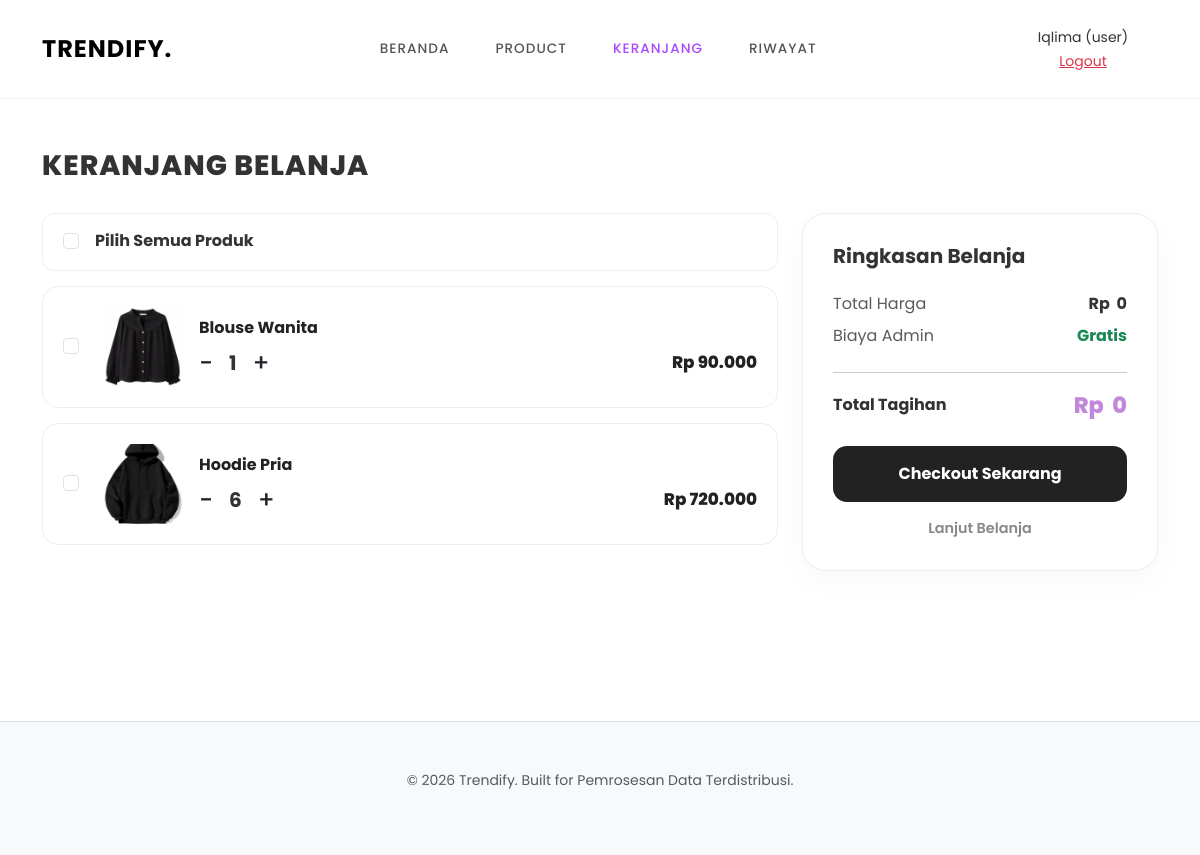
The app's page /?page=keranjang (signed in), older data.
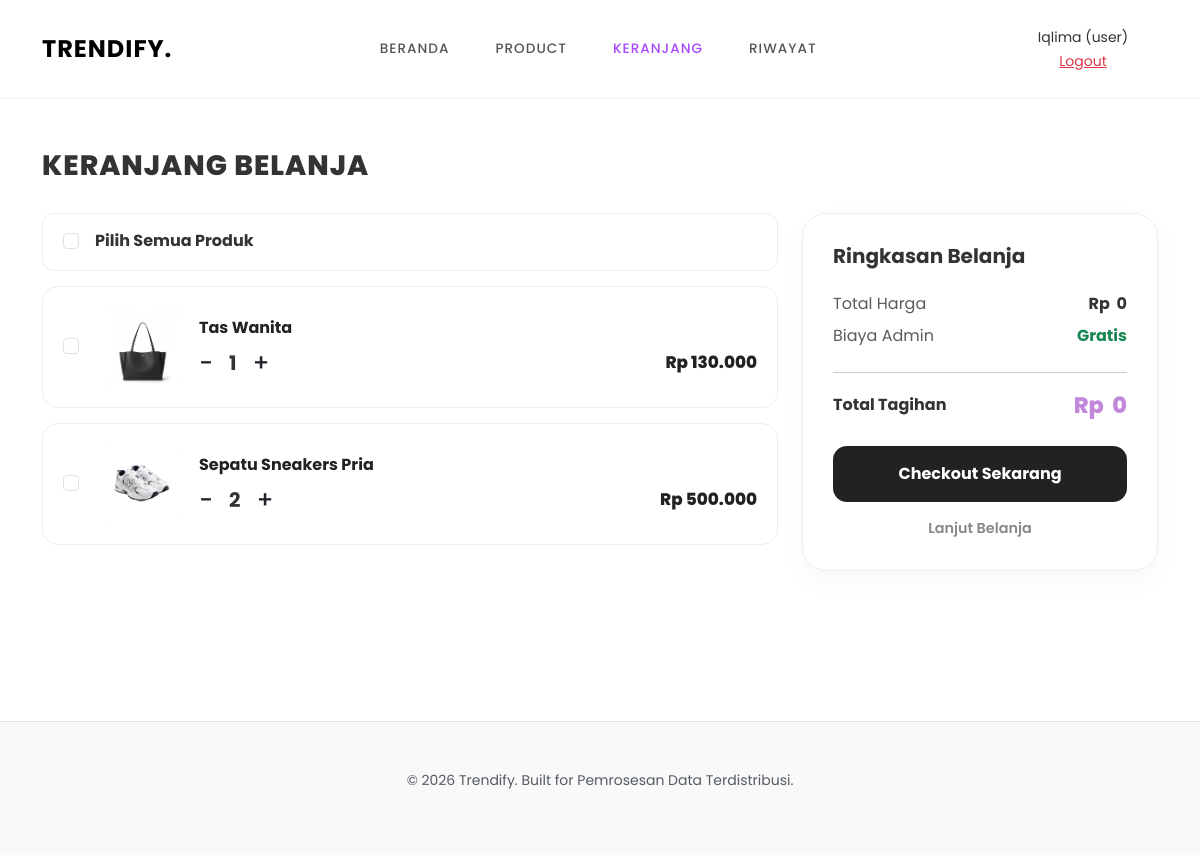
The same page, newer data.
### tables this page shows
CREATE TABLE `keranjang` (
  `id_keranjang` int NOT NULL,
  `id_user` int NOT NULL,
  `id_produk` int NOT NULL,
  `jumlah` int NOT NULL DEFAULT '1'
);

CREATE TABLE `produk` (
  `id_produk` int NOT NULL,
  `nama` varchar(100) DEFAULT NULL,
  `harga` int DEFAULT NULL,
  `gambar` varchar(255) DEFAULT NULL,
  `stok` int DEFAULT NULL,
  `id_kategori` int DEFAULT NULL
);

### controller/TransaksiController.php (called while the page is built, shortened)
<?php
include_once 'model/TransaksiModel.php';
class TransaksiController {
    private $model;
    public function __construct($pdo) {
        $this->model = new TransaksiModel($pdo);
    }
    public function tampilKeranjang() {
        $id_user = $_SESSION['user']['id'];
        $keranjang = $this->model->getKeranjangByUser($id_user);
        include 'view/keranjang.php';
    }
}
?>

### model/TransaksiModel.php (called while the page is built, shortened)
<?php
class TransaksiModel {
    private $db;
    public function __construct($pdo) {
        $this->db = $pdo;
    }
    public function getKeranjangByUser($id_user) {
        $sql = "SELECT
                    k.id_keranjang,
                    k.id_produk,
                    p.nama,
                    p.harga,
                    p.stok,
                    p.gambar,
                    k.jumlah,
                    hitung_total(k.jumlah, p.harga) AS subtotal
                FROM keranjang k
                INNER JOIN produk p ON k.id_produk = p.id_produk
                WHERE k.id_user = :id_user
                ORDER BY k.id_keranjang DESC";
        $stmt = $this->db->prepare($sql);
        $stmt->execute(['id_user' => $id_user]);
        return $stmt->fetchAll(PDO::FETCH_ASSOC);
    }
}
?>

### view/keranjang.php (the view, shortened to what this page needs)
<div class="cart-page fade-in">
    <h3 class="cart-title-main">Keranjang Belanja</h3>
    <?php if (!empty($keranjang)): ?>
        <form method="POST" action="?page=checkout" id="form-checkout">
            <div class="row g-4">
                <div class="col-lg-8">
                    <div class="cart-items-wrapper">
                        <div class="select-all-box">
                            <div class="form-check custom-check">
                                <input class="form-check-input" type="checkbox" id="checkAll">
                                <label class="form-check-label fw-bold ms-2" for="checkAll">Pilih Semua Produk</label>
                            </div>
                        </div>
                        <?php foreach ($keranjang as $item): ?>
                            <div class="cart-item-card">
                                <div class="d-flex align-items-center">
                                    <div class="form-check custom-check me-3">
                                        <input class="form-check-input item-checkbox" type="checkbox" name="pilih_item[]"
                                               value="<?= $item['id_keranjang']; ?>"
                                               data-subtotal="<?= $item['subtotal']; ?>">
                                    </div>
                                    <div class="item-img-box">
                                        <img src="assets/img/<?= !empty($item['gambar']) ? $item['gambar'] : 'default.jpg'; ?>" alt="produk">
                                    </div>
                                    <div class="item-info-flex flex-grow-1 ms-3">
                                        <div class="d-flex justify-content-between">
                                            <div>
                                                <h6 class="product-name"><?= htmlspecialchars($item['nama']); ?></h6>
                                            </div>
                                            <a href="?page=hapus-keranjang&id=<?= $item['id_keranjang']; ?>"
                                               class="btn-remove-item" onclick="return confirm('Hapus item ini?')">
                                            </a>
                                        </div>
                                        <div class="d-flex justify-content-between align-items-end mt-2">
                                            <div class="d-flex align-items-center gap-3">
                                                <a href="?page=ubah_qty&id=<?= $item['id_keranjang']; ?>&aksi=kurang"
                                                   class="text-decoration-none text-dark h4 mb-0"
                                                   style="line-height: 1; cursor: pointer;">−</a>
                                                <span class="fw-bold h5 mb-0"><?= $item['jumlah']; ?></span>
                                                <a href="?page=ubah_qty&id=<?= $item['id_keranjang']; ?>&aksi=tambah"
                                                   class="text-decoration-none text-dark h4 mb-0"
                                                   style="line-height: 1; cursor: pointer;">+</a>
                                            </div>
                                            <div class="subtotal-item">Rp <?= number_format($item['subtotal'], 0, ',', '.'); ?></div>
                                        </div>
                                    </div>
                                </div>
                            </div>
                        <?php endforeach; ?>
                    </div>
                </div>
                <div class="col-lg-4">
                    <div class="summary-card sticky-top" style="top: 100px; z-index: 10;">
                        <h5 class="fw-bold mb-4">Ringkasan Belanja</h5>
                        <div class="d-flex justify-content-between mb-2">
                            <span class="text-muted">Total Harga</span>
                            <span class="fw-bold" id="display-total-harga">Rp 0</span>
                        </div>
                        <div class="d-flex justify-content-between mb-4">
                            <span class="text-muted">Biaya Admin</span>
                            <span class="text-success fw-bold">Gratis</span>
                        </div>
                        <hr>
                        <div class="d-flex justify-content-between align-items-center mb-4">
                            <span class="fw-bold">Total Tagihan</span>
                            <span class="total-amount" id="display-total-tagihan">Rp 0</span>
                        </div>
                        <button type="submit" class="btn-checkout-main">
                            Checkout Sekarang
                        </button>
                        <a href="?page=produk" class="btn-continue-shopping mt-3">
                            Lanjut Belanja
                        </a>
                    </div>
                </div>
            </div>
        </form>
    <?php endif; ?>
</div>

### index.php (shortened to what this page needs)
<?php
include 'config/koneksi.php';
include_once 'model/TransaksiModel.php';
include_once 'controller/TransaksiController.php';
$loginCtrl = new LoginController($pdo);
$produkCtrl = new ProdukController($pdo);
$transaksiCtrl = new TransaksiController($pdo);
$dashboardCtrl = new DashboardAdminController($pdo);
$produkAdminCtrl = new ProdukAdminController($pdo);
$page = $_GET['page'] ?? 'login';
?>
<!DOCTYPE html>
<html lang="id">
<head>
    <link href="https://cdn.jsdelivr.net/npm/bootstrap@5.3.0/dist/css/bootstrap.min.css" rel="stylesheet">
</head>
<body>
<?php if ($page != 'login'): ?>
<nav class="navbar navbar-expand-lg sticky-top">
    <div class="container text-center">
        <a class="navbar-brand" href="?page=home">TRENDIFY.</a>
        <div class="collapse navbar-collapse justify-content-center" id="navbarNav">
            <ul class="navbar-nav">
            <?php if ($_SESSION['user']['role'] == 'admin'): ?>
                <li class="nav-item"><a class="nav-link <?= ($page == 'dashboard') ? 'active' : '' ?>" href="?page=dashboard">DASHBOARD</a></li>
                <li class="nav-item"><a class="nav-link <?= ($page == 'produk-admin') ? 'active' : '' ?>" href="?page=produk-admin">PRODUK</a></li>
            <?php else: ?>
                <li class="nav-item"><a class="nav-link <?= ($page == 'home') ? 'active' : '' ?>" href="?page=home">BERANDA</a></li>
                <li class="nav-item"><a class="nav-link <?= ($page == 'produk') ? 'active' : '' ?>" href="?page=produk">PRODUCT</a></li>
                <li class="nav-item"><a class="nav-link <?= ($page == 'keranjang') ? 'active' : '' ?>" href="?page=keranjang">KERANJANG</a></li>
                <li class="nav-item"><a class="nav-link <?= ($page == 'riwayat') ? 'active' : '' ?>" href="?page=riwayat">RIWAYAT</a></li>
            <?php endif; ?>
            </ul>
        </div>
        <div class="d-none d-lg-block" style="width: 150px;">
            <?php if (isset($_SESSION['user'])): ?>
                <small>
                    <?= $_SESSION['user']['nama']; ?>
                    (<?= $_SESSION['user']['role']; ?>)
                </small><br>
                <a href="?page=logout" class="text-danger small">Logout</a>
            <?php endif; ?>
        </div>
    </div>
</nav>
<?php endif; ?>
<?php if ($page == 'login'): ?>
    <div class="content-wrapper" style="margin-bottom:0;">
        <?php include 'view/login.php'; ?>
    </div>
<?php else: ?>
    <div class="content-wrapper <?= ($page != 'home') ? 'container page-padding' : '' ?>">
        <div class="pdt-card">
            <?php
            if($page == 'logout'){
                $loginCtrl->logout();
            }
            elseif($page == 'dashboard'){
                $dashboardCtrl->index();
            }
            elseif($page == 'produk-admin'){
                $produkAdminCtrl->index();
            }
            elseif($page == 'produk'){
                $produkCtrl->tampilProduk();
            }
            elseif($page == 'keranjang'){
                $transaksiCtrl->tampilKeranjang();
            }
            elseif($page == 'riwayat'){
                $transaksiCtrl->tampilRiwayat();
            }
            elseif($page == 'checkout-selesai'){
                $transaksiCtrl->tampilSelesai();
            }
            elseif($page == 'deadlock-result'){
                $transaksiCtrl->tampilDeadlockResult();
            }
            else{
                include 'view/home.php';
            }
            ?>
        </div>
    </div>
<?php endif; ?>
<?php if ($page != 'login'): ?>
<footer class="py-5 text-center bg-light border-top">
    <p class="text-muted small">© 2026 Trendify. Built for Pemrosesan Data Terdistribusi.</p>
</footer>
<?php endif; ?>
</body>
</html>

### index.php (style rules this page uses)
:root { --primary-color: #a749ff; --text-dark: #333; --bg-light: #f6f6f6; }
body { font-family: 'Poppins', sans-serif; color: var(--text-dark); background-color: #fff; }
.navbar { background-color: #fff !important; padding: 25px 0; border-bottom: 1px solid rgba(0,0,0,0.05); }
.navbar-brand { font-weight: 700; font-size: 1.5rem; letter-spacing: 1px; color: #000 !important; }
.nav-link { font-weight: 500; font-size: 0.85rem; letter-spacing: 1px; color: #555 !important; margin: 0 15px; transition: 0.3s; }
.nav-link:hover, .nav-link.active { color: var(--primary-color) !important; }
.content-wrapper { margin-bottom: 100px; }
.page-padding { padding-top: 50px; }
.pdt-card { border: none; background: #fff; }

### view/keranjang.php (style rules this page uses)
:root { --t-purple: #c187db; --t-dark: #222222; --t-gray: #f3f4f6; --t-text-muted: #888; }
.cart-page { padding-bottom: 50px; }
.cart-title-main { font-weight: 800; text-transform: uppercase; letter-spacing: 1px; margin-bottom: 30px; }
.cart-items-wrapper { display: flex; flex-direction: column; gap: 15px; }
.select-all-box { background: #fff; padding: 15px 20px; border-radius: 12px; border: 1px solid #eee; }
.cart-item-card { background: #fff; padding: 20px; border-radius: 16px; border: 1px solid #eee; transition: 0.3s; }
.item-img-box { width: 80px; height: 80px; background: var(--t-gray); border-radius: 12px; overflow: hidden; flex-shrink: 0; }
.item-img-box img { width: 100%; height: 100%; object-fit: cover; }
.product-name { font-weight: 700; margin-bottom: 4px; color: var(--t-dark); }
.subtotal-item { font-weight: 800; color: var(--t-dark); font-size: 1.05rem; }
.btn-remove-item { color: #ef4444; font-size: 1.2rem; transition: 0.2s; padding: 5px; }
.summary-card { background: #fff; padding: 30px; border-radius: 24px; border: 1px solid #eee; box-shadow: 0 10px 30px rgba(0,0,0,0.03); }
.total-amount { font-size: 1.4rem; font-weight: 800; color: var(--t-purple); }
.btn-checkout-main { width: 100%; background: var(--t-dark); color: #fff; border: none; padding: 16px; border-radius: 14px; font-weight: 700; transition: 0.3s; }
.btn-continue-shopping { display: block; width: 100%; text-align: center; text-decoration: none; color: var(--t-text-muted); font-size: 0.9rem; font-weight: 600; }
.fade-in { animation: fadeIn 0.5s ease; }

Row changes from the older to the newer data that the page shows:
removed keranjang: id_produk.gambar (picture), id_produk.nama "Blouse Wanita", jumlah "1", subtotal "90.000"
removed keranjang: id_produk.gambar (picture), id_produk.nama "Hoodie Pria", jumlah "6", subtotal "720.000"
added keranjang: id_produk.gambar (picture), id_produk.nama "Tas Wanita", jumlah "1", subtotal "130.000"
added keranjang: id_produk.gambar (picture), id_produk.nama "Sepatu Sneakers Pria", jumlah "2", subtotal "500.000"
